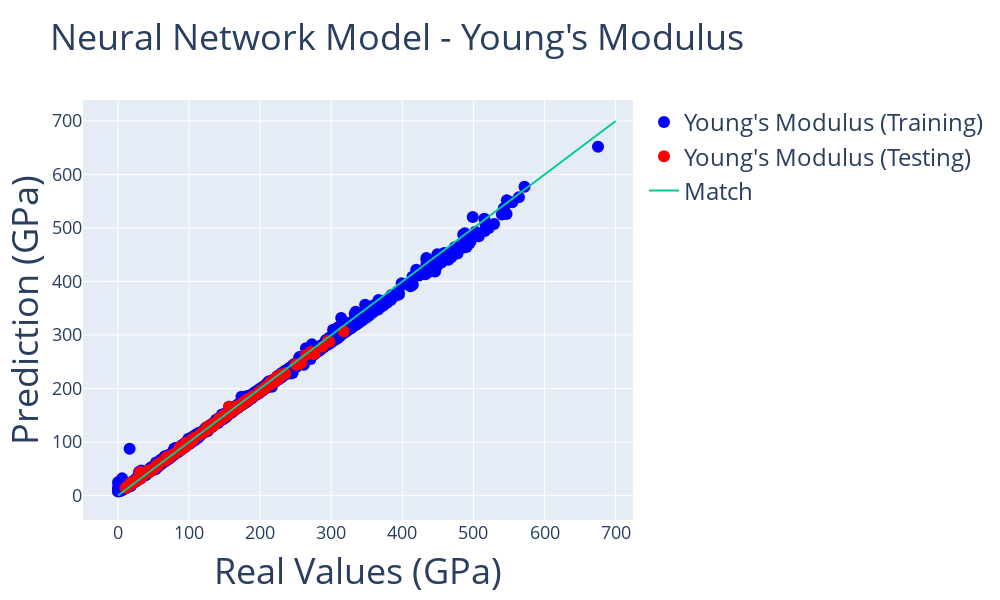

The notebook cell this image was saved under:
### Markdown cell above
### 4. Plotting

The easiest way to see if the model did a good job estimating the Young's Modulus for the Elements is through a plot comparing Real Values with their Predictions. We will use [Plotly](https://plot.ly/python/) to create a plot like that. We covered how to plot in Plotly in the first tutorial of this tool. For values in this plot, the line (x = y) indicates a perfect match and would be the desirable result for the points. As you analyze the plot, you can hover on the points to see the data we obtained in the cell above.

### Code cell
import plotly
import plotly.graph_objs as go
from plotly.offline import iplot

plotly.offline.init_notebook_mode(connected=True)

layout0= go.Layout(title=go.layout.Title(text="Neural Network Model - Young's Modulus", font=dict(size=36)), hovermode= 'closest', width = 1000, height=600, showlegend=True,  # Hovermode establishes the way the labels that appear when you hover are arranged # Establishing a square plot width=height
    xaxis= dict(title=go.layout.xaxis.Title(text='Real Values (GPa)', font=dict(size=36)), zeroline= False, gridwidth= 1, tickfont=dict(size=18)), # Axis Titles. Removing the X-axis Mark. Adding a Grid
    yaxis= dict(title=go.layout.yaxis.Title(text='Prediction (GPa)', font=dict(size=36)), zeroline= False, gridwidth= 1, tickfont=dict(size=18)), # Axis Titles. Removing the Y-axis Mark. Adding a Grid
    legend=dict(font=dict(size=24))) # Adding a legend

trace0 = go.Scatter(x = all_labels, y = predictions, mode = 'markers', marker= dict(size= 12, color= 'blue'), text= elements, name = 'Young\'s Modulus (Training)')
trace1 = go.Scatter(x = test_labels, y = test_predictions, mode = 'markers', marker= dict(size= 12, color= 'red'), text = labeled_elements, name = 'Young\'s Modulus (Testing)')
trace2 = go.Scatter(x = [0,700], y = [0,700], mode = 'lines', name = "Match") # This trace is the line X = Y which would indicate that the Prediction equals the real value

data = [trace0, trace1, trace2]
fig= go.Figure(data, layout=layout0)
iplot(fig)

### Figure 1 — Plotly figure (JSON) as saved in the notebook; plotly's stock layout.template omitted (floating-point values rounded to 4 significant figures; data arrays with more than 128 entries replaced by an {"elided": "..."} marker saying what was removed)
{"data": [{"marker": {"color": "blue", "size": 12}, "mode": "markers", "name": "Young's Modulus (Training)", "text": {"elided": "2136 str values"}, "type": "scatter", "x": {"elided": "2136 float values"}, "y": {"elided": "2136 float values"}}, {"marker": {"color": "red", "size": 12}, "mode": "markers", "name": "Young's Modulus (Testing)", "text": {"elided": "136 str values"}, "type": "scatter", "x": {"elided": "136 float values"}, "y": {"elided": "136 float values"}}, {"mode": "lines", "name": "Match", "type": "scatter", "x": [0, 700], "y": [0, 700]}], "layout": {"height": 600, "hovermode": "closest", "legend": {"font": {"size": 24}}, "showlegend": true, "title": {"font": {"size": 36}, "text": "Neural Network Model - Young's Modulus"}, "width": 1000, "xaxis": {"gridwidth": 1, "tickfont": {"size": 18}, "title": {"font": {"size": 36}, "text": "Real Values (GPa)"}, "zeroline": false}, "yaxis": {"gridwidth": 1, "tickfont": {"size": 18}, "title": {"font": {"size": 36}, "text": "Prediction (GPa)"}, "zeroline": false}}}
